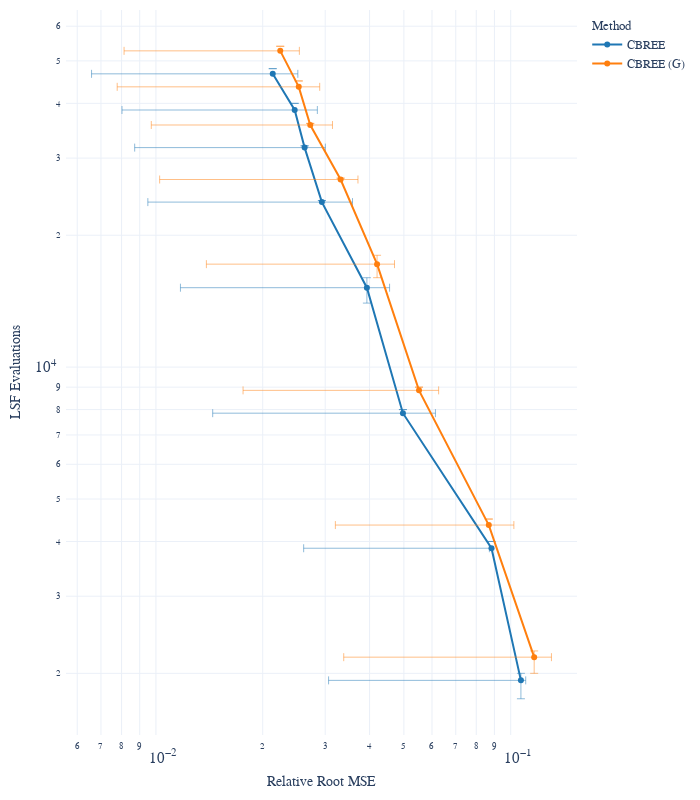

This figure's notebook cell:
### Markdown cell above
## Make figures

### Error-Cost plot

### Code cell
# data from creation
solver = ree.CBREE()
# plot
figs = ree.make_accuracy_plots(df_agg, layout=MY_LAYOUT, CMAP=CMAP)
fig = figs[0]
fig_name="resampling_in_final_step"
fig.update_yaxes(title_text = "LSF Evaluations")
fig.update_layout(title_text = "", height=800)
fig.write_image(fig_name + ".png",scale=WRITE_SCALE)
fig.show()

# make and save caption
fig_description = f"Solving the {df_agg.Problem.unique()[0]} with two CBREE methods using  \
$J \\in \\{{{', '.join(map(str, df_agg['Sample Size'].unique()))}\\}}$ particles, \
the stopping criterion $\\Delta_{{\\text{{Target}}}} = {solver.cvar_tgt}$, \
the stepsize tolerance $\\epsilon_{{\\text{{Target}}}} = {solver.stepsize_tolerance}$, \
controlling the increase of $\\sigma$ with $\\text{{Lip}}(\\sigma) = {solver.lip_sigma}$ \
and approximating the indicator function with {INDICATOR_APPROX_LATEX_NAME[solver.tgt_fun]}. \
No divergence check has been performed. \
Each simulation was repeated 200 times. \
While the markers present the empirical means of the visualized quantities, the error bars are drawn from first to the third quartile."
with open(fig_name + "_desc.tex", "w") as file:
    file.write(fig_description)
display(Markdown(fig_description))

### Figure 1 — Plotly figure (JSON) as saved in the notebook; plotly's stock layout.template omitted (floating-point values rounded to 4 significant figures)
{"data": [{"error_x": {"array": [0.003385, -0.001211, 0.01168, 0.006243, 0.006457, 0.003781, 0.0039, 0.003777], "arrayminus": [0.07619, 0.0622, 0.03523, 0.0276, 0.01987, 0.01754, 0.01659, 0.01476], "symmetric": false, "thickness": 0.5, "type": "data"}, "error_y": {"array": [72.5, 140, 150, 820, 195, 300, 1375, 1290], "arrayminus": [177.5, -140, -150, 1180, -195, -300, -1375, -1290], "thickness": 0.5, "type": "data"}, "legendgroup": "0", "legendgrouptitle": {"text": "Method"}, "line": {"color": "#1F77B4", "dash": "solid"}, "mode": "lines+markers", "name": "CBREE", "type": "scatter", "x": [0.1069, 0.08829, 0.04968, 0.03932, 0.02936, 0.02625, 0.02461, 0.02134], "y": [1928.0, 3860, 7850, 15180, 23805, 31700, 38625, 46710]}, {"error_x": {"array": [0.01382, 0.01534, 0.007494, 0.005031, 0.00395, 0.004225, 0.003683, 0.002959], "arrayminus": [0.08263, 0.0547, 0.03755, 0.02814, 0.02292, 0.01752, 0.01749, 0.01428], "symmetric": false, "thickness": 0.5, "type": "data"}, "error_y": {"array": [72.5, 140, 150, 820, 195, 300, 1375, 1290], "arrayminus": [177.5, -140, -150, 1180, -195, -300, -1375, -1290], "thickness": 0.5, "type": "data"}, "legendgroup": "0", "legendgrouptitle": {"text": "Method"}, "line": {"color": "#FF7F0E", "dash": "solid"}, "mode": "lines+markers", "name": "CBREE (G)", "type": "scatter", "x": [0.1165, 0.08675, 0.05515, 0.04201, 0.03316, 0.02723, 0.02527, 0.02241], "y": [2178.0, 4360, 8850, 17180, 26805, 35700, 43625, 52710]}], "layout": {"autosize": false, "font": {"family": "Serif"}, "height": 800, "margin": {"b": 50, "l": 50, "pad": 4, "r": 50, "t": 10}, "title": {"text": ""}, "width": 700, "xaxis": {"exponentformat": "power", "showexponent": "all", "title": {"text": "Relative Root MSE"}, "type": "log"}, "yaxis": {"exponentformat": "power", "showexponent": "all", "title": {"text": "LSF Evaluations"}, "type": "log"}}}
